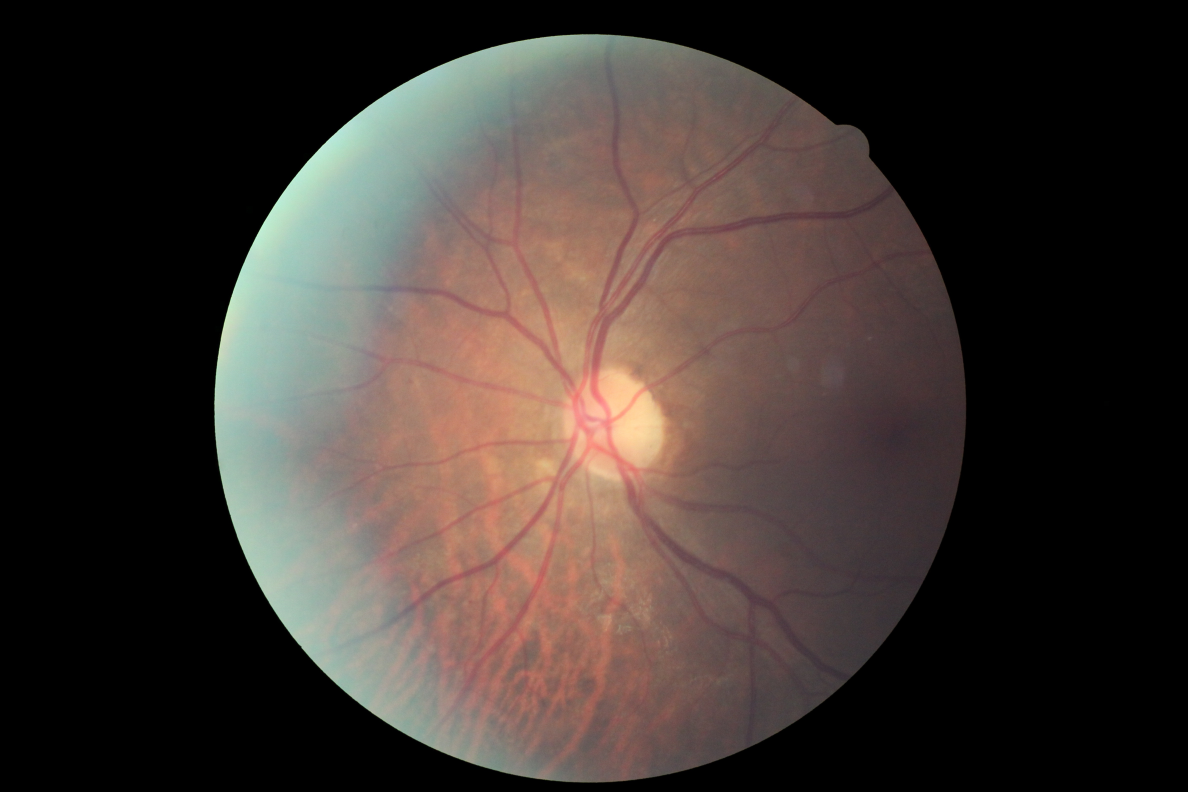
#> input picture data/sample/10_left.jpeg, 4752 x 3168 px (shown at 1/4 size); its folder holds only this picture in this run
$ python process_images.py
#> lines starting #> are read from the running program, lines starting #| are printed output that depends on the picture; after the words box and inside, x2 and y2 are one past the last pixel; in counts of white or black regions, pixels touching at a corner belong together
#> in subtract_local_average_color, a is the input picture: shape (3168, 4752, 3); mean B, G, R 49.9, 54.6, 64.1
import glob
import os
import shutil

import cv2
import numpy as np
from tqdm import tqdm
import pandas as pd


class ProcessImages:

    def __init__(self):
        self.SCALE = 300
        self.SOURCE_DIR = "../data/sample/*.jpeg"
        self.TARGET_DIR = "../data/processed/"

    def scaleRadius(self, img):

        x=img[img.shape[0]//2,:,:].sum(1)
#> x = 4752 values, max 616 at index 2517, min 0 at index 0, mean 241.9

        r=(x>x.mean()/10).sum()/2
#> r = 1504.5

        s=self.SCALE * 1.0/r
#> s = 0.199

        return cv2.resize(img,(0,0),fx=s,fy=s)
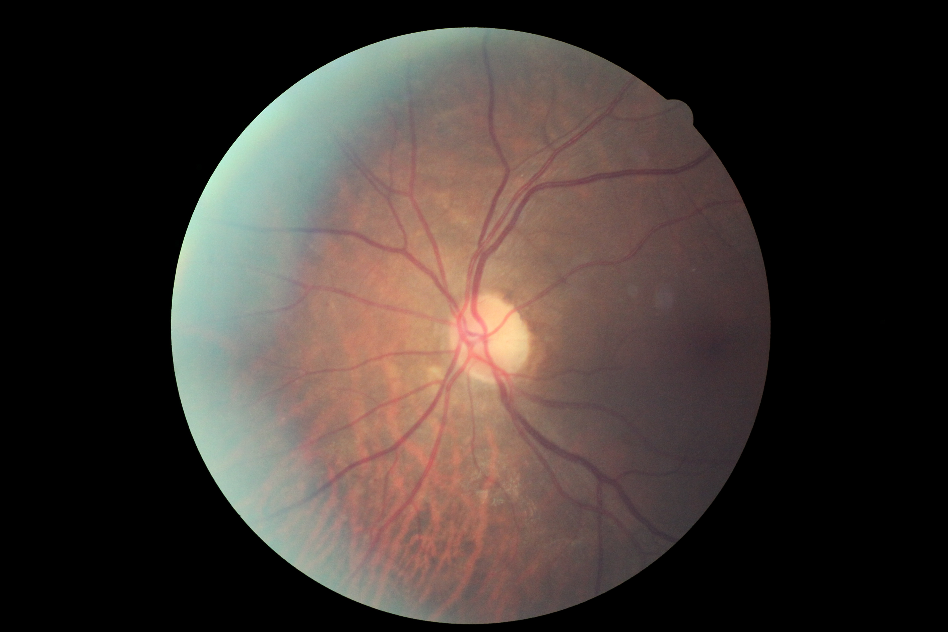
#> returned value: shape (632, 948, 3); mean of channels 0, 1, 2 49.8, 54.5, 64; drawn as B, G, R

    def subtract_local_average_color(self, img):
        """
        Remove average local color per image
        Save image to new directory
        """

        try:
            a=cv2.imread(img)

            #scale img to a given radius
            a=self.scaleRadius(a)

            #subtract local mean color
            a=cv2.addWeighted(a,
                4,
                cv2.GaussianBlur(
                    a,(0,0),self.SCALE/30),
                -4,
                128)
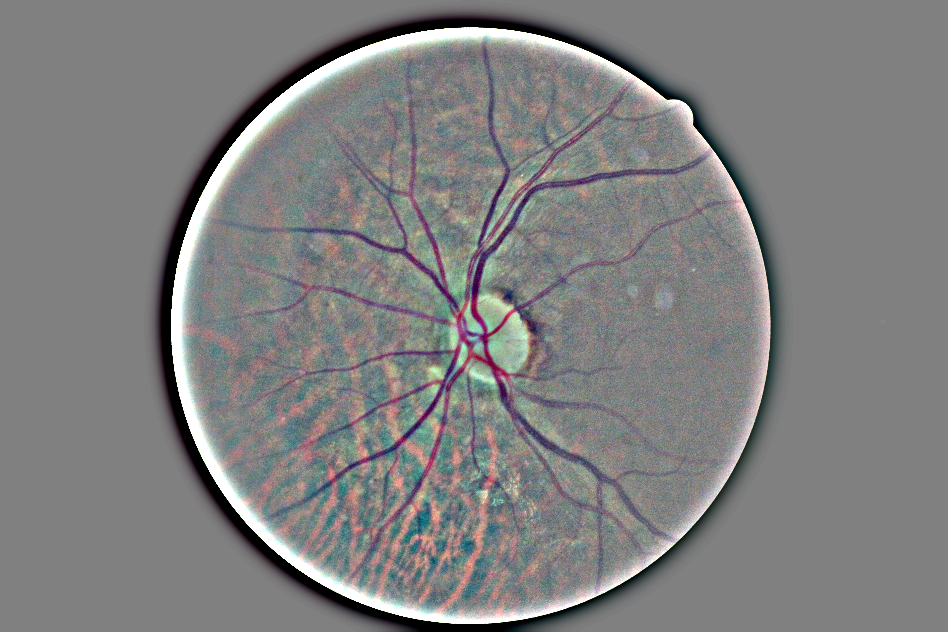
#> a: shape (632, 948, 3); mean B, G, R 127.7, 127.7, 127.8

            #remove outer 10%
            b=np.zeros(a.shape)
            cv2.circle(b,
                (a.shape[1]//2,a.shape[0]//2),
                int(self.SCALE * 0.9),(1,1,1),-1,8,0)
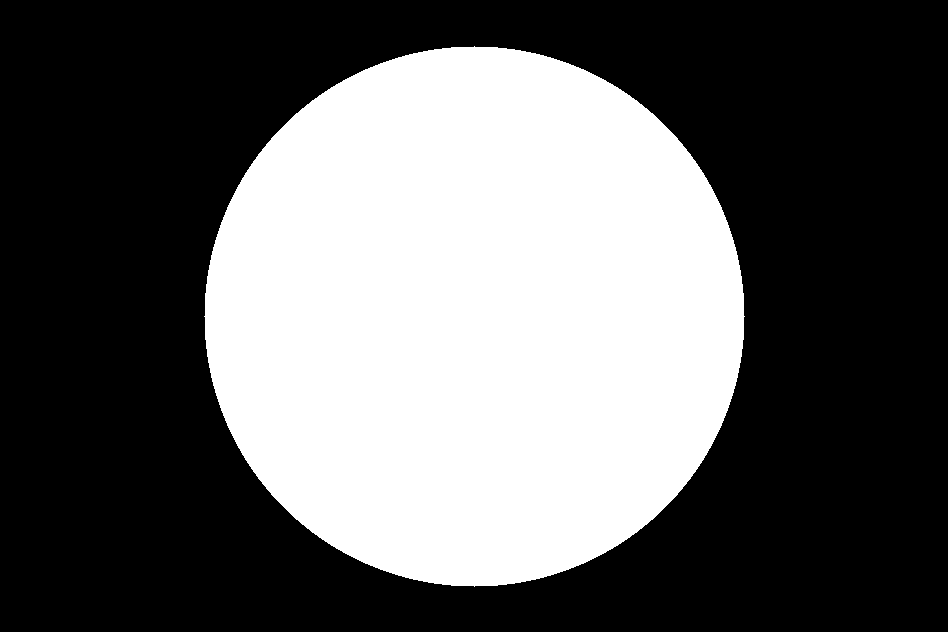
#> b: shape (632, 948, 3) float64; values 0 (black) and 1 (white), 38.2% white; 1 white region, box (x1, y1, x2, y2) and area: (204, 46, 745, 587) 228977

            a=a*b+128 * (1-b)
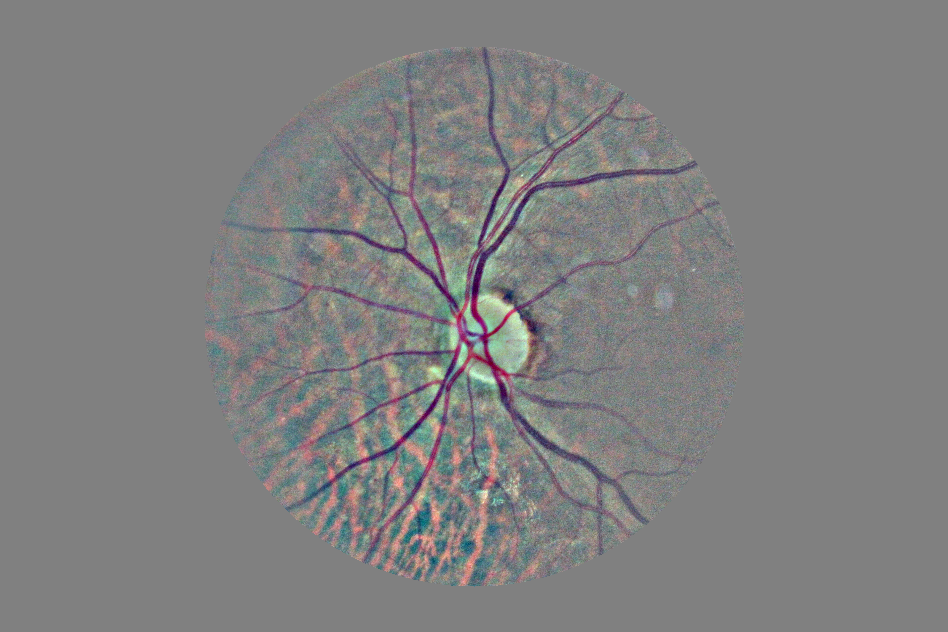
#> a: shape (632, 948, 3) float64; mean B, G, R 127.9, 127.8, 128

            print(f"Processed {img} successfully")

            # Original image name
            img_name = img.split("/")[-1]

            # Save processed image
            cv2.imwrite(f"{self.TARGET_DIR}{img_name}",a)

        except:
            print(f"Unable to process {img}")

    def create_directories(self, new_dir_name):
        """
        Create directories for images

        INPUT
            new_dir_name: str, name of directory to create

        OUTPUT
            Folder structure based on new_dir_name, with one folder per image class
        """
#> called with new_dir_name = 'train'

        if not os.path.exists(f"../data/processed/{new_dir_name}"):
                os.mkdir(f"../data/processed/{new_dir_name}")

        for val in list(range(0,5)):
            if not os.path.exists(f"../data/processed/{new_dir_name}/{val}"):
                os.mkdir(f"../data/processed/{new_dir_name}/{val}")

    def move_images(self, dict_images, new_dir_name):
        """
        Move images to folder based on label

        INPUT
            dict_images: dictionary of image name and label
                {"13_left": 0, "13_right": 1}
            new_dir_name: str, name of directory where images will be moved
        """

        # dict_images = dict(zip(
        #     self.df_labels["image"],
        #     self.df_labels["level"]
        #     ))

        # Move images to labeled directory
        for img in tqdm(dict_images.items()):
            shutil.move(f"../data/processed/{img[0]}.jpeg",
                f"../data/processed/{new_dir_name}/{img[1]}/{img[0]}.jpeg")

if __name__ == "__main__":

    preprocess = ProcessImages()

    IMG_FILES = glob.glob(preprocess.SOURCE_DIR)

    for i in tqdm(IMG_FILES):
        preprocess.subtract_local_average_color(img=i)

    # Create directories
    preprocess.create_directories(new_dir_name="train")
    preprocess.create_directories(new_dir_name="test")

    df_labels = pd.read_csv("../data/trainLabels.csv")
#> (reads data/trainLabels.csv from the repository)

    # Create dictionary of image name and label
    dict_labels = df_labels.set_index("image").T.to_dict(orient="records")[0]

    # Move images to respective directories
    # preprocess.move_images(dict_images=X_train, new_dir_name="train")
    # preprocess.move_images(dict_images=X_test, new_dir_name="test")
